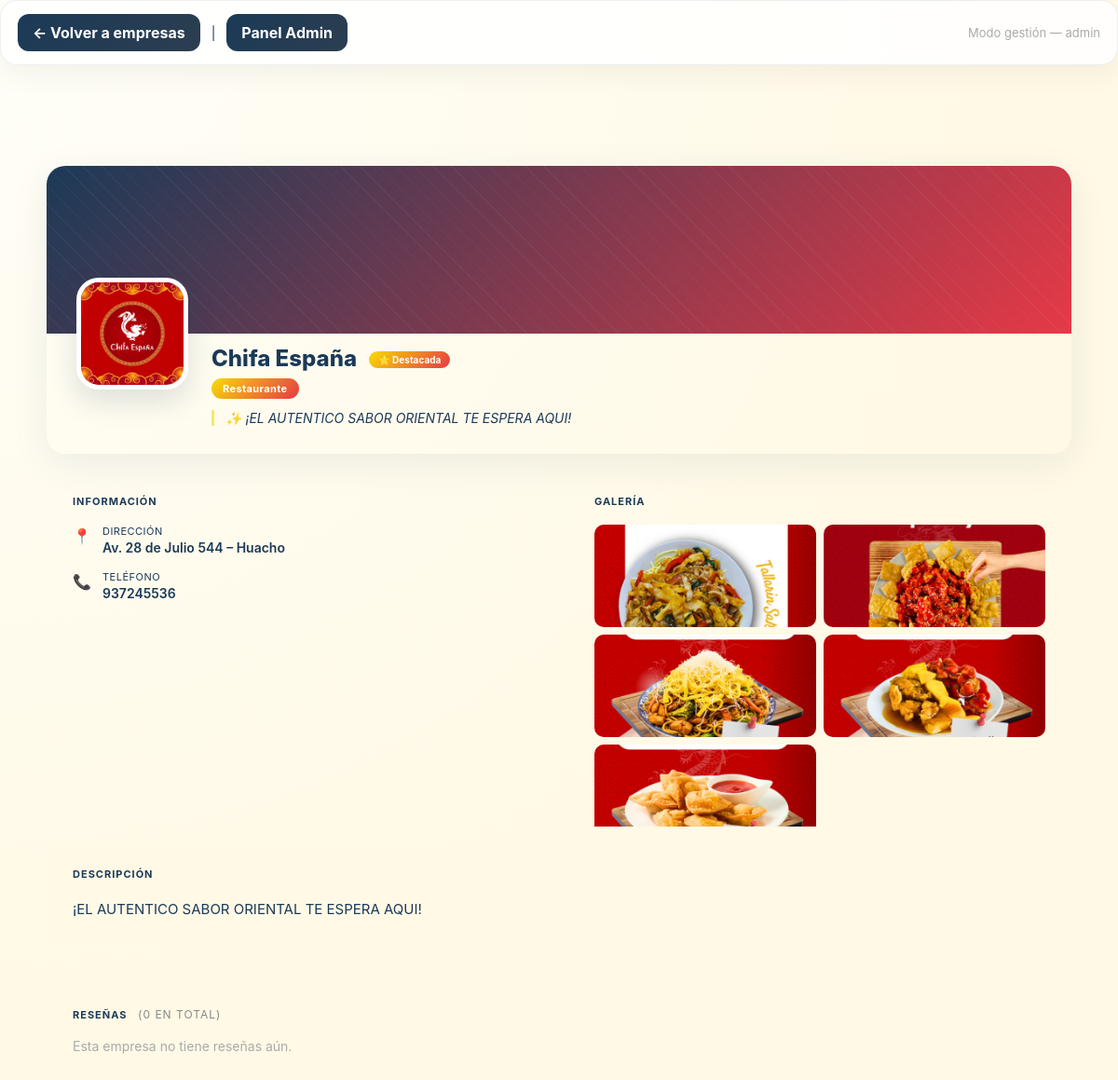
/login/gestionar_resenas.php?empresa=13 (signed in), run on the app's committed database.
### tables this page shows
CREATE TABLE `empresas` (
  `id_empresa` int(11) NOT NULL,
  `logo` varchar(255) DEFAULT NULL,
  `nombre` varchar(150) NOT NULL,
  `slug` varchar(255) DEFAULT NULL,
  `email` varchar(100) DEFAULT NULL,
  `telefono` varchar(20) DEFAULT NULL,
  `direccion` varchar(200) DEFAULT NULL,
  `id_categoria` int(11) DEFAULT NULL,
  `fecha_registro` timestamp NOT NULL DEFAULT current_timestamp(),
  `horario` varchar(100) DEFAULT NULL,
  `descripcion` text DEFAULT NULL,
  `ubicacion_link` varchar(500) DEFAULT NULL,
  `link_empresa` varchar(255) DEFAULT NULL,
  `vistas` int(11) DEFAULT 0,
  `destacada` tinyint(1) DEFAULT 0,
  `facebook` varchar(255) DEFAULT NULL,
  `clics_whatsapp` int(11) DEFAULT 0
);

CREATE TABLE `categorias` (
  `id_categoria` int(11) NOT NULL,
  `nombre` varchar(100) NOT NULL,
  `slug` varchar(255) DEFAULT NULL,
  `descripcion` text DEFAULT NULL,
  `icono` varchar(50) DEFAULT 'bi-briefcase',
  `orden` int(11) NOT NULL DEFAULT 0
);

### login/gestionar_resenas.php (the view, shortened to what this page needs)
<?php include '../db.php'; ?>
<?php
$id_empresa = intval($_GET['empresa'] ?? 0);
    ?>
    <?php
$stmt_emp = $conexion->prepare("
    SELECT e.*, c.nombre AS categoria
    FROM empresas e
    JOIN categorias c ON e.id_categoria = c.id_categoria
    WHERE e.id_empresa = ?
");
$stmt_emp->bind_param("i", $id_empresa);
$stmt_emp->execute();
$res = $stmt_emp->get_result();
$fila = $res->fetch_assoc();
$logo = !empty($fila['logo']) ? htmlspecialchars($fila['logo']) : null;
$telefono = $fila['telefono'] ?? null;
$numero = $telefono ? preg_replace('/[^0-9]/', '', $telefono) : null;
$stmt_fotos = $conexion->prepare("SELECT foto FROM empresa_galeria WHERE id_empresa = ? ORDER BY orden ASC, id_foto ASC");
$stmt_fotos->bind_param("i", $id_empresa);
$stmt_fotos->execute();
$fotos_q = $stmt_fotos->get_result();
$fotos_arr = [];
if ($fotos_q && $fotos_q->num_rows > 0)
    while ($f = $fotos_q->fetch_assoc())
        $fotos_arr[] = $f['foto'];
$stmt_resenas = $conexion->prepare("SELECT * FROM resenas WHERE id_empresa = ? ORDER BY fecha DESC");
$stmt_resenas->bind_param("i", $id_empresa);
$stmt_resenas->execute();
$resenas_q = $stmt_resenas->get_result();
$total_resenas = $resenas_q ? $resenas_q->num_rows : 0;
$resenas_arr = [];
?>
<!DOCTYPE html>
<html lang="es">
<head>
    <link rel="stylesheet" href="<?= APP_URL ?>/assets/css/style.css?v=<?= filemtime(__DIR__ . '/../assets/css/style.css') ?>">
    <link rel="stylesheet" href="https://cdn.jsdelivr.net/npm/bootstrap-icons@1.11.3/font/bootstrap-icons.min.css">
</head>
<body>
    <div class="admin-topbar">
        <a href="gestionar_resenas.php">← Volver a empresas</a>
        <span>|</span>
        <a href="admin.php">Panel Admin</a>
        <span style="margin-left:auto;color:#aaa;font-size:13px;">
            Modo gestión — <?= htmlspecialchars($_SESSION['usuario']) ?>
        </span>
    </div>
    <section class="empresas-page-section">
        <div class="container">
            <div class="perfil-wrapper">
                <div class="perfil-hero">
                    <div class="perfil-banner"></div>
                    <div class="perfil-hero-body">
                        <?php if ($logo): ?>
                            <img class="perfil-logo" src="<?= APP_URL ?>/assets/img/<?= $logo ?>"
                                alt="<?= htmlspecialchars($fila['nombre']) ?>">
                        <?php else: ?>
                            <div class="perfil-logo logo-placeholder" style="width:90px;height:90px;font-size:32px;">
                                <?= mb_strtoupper(mb_substr($fila['nombre'], 0, 1)) ?>
                            </div>
                        <?php endif; ?>
                        <div class="perfil-hero-info">
                            <div class="perfil-hero-top">
                                <div>
                                    <h2 class="perfil-nombre">
                                        <?= htmlspecialchars($fila['nombre']) ?>
                                        <?php if ($fila['destacada']): ?>
                                            <span class="badge-destacada">⭐ Destacada</span>
                                        <?php endif; ?>
                                    </h2>
                                    <span class="empresa-card-badge"><?= htmlspecialchars($fila['categoria']) ?></span>
                                </div>
                            </div>
                            <?php if (!empty($fila['descripcion'])): ?>
                                <p class="perfil-slogan">✨
                                    <?= htmlspecialchars(mb_strimwidth($fila['descripcion'], 0, 100, '…')) ?>
                                </p>
                            <?php endif; ?>
                        </div>
                    </div>
                </div>
                <div class="perfil-body">
                    <div class="perfil-info-card">
                        <p class="perfil-section-label">Información</p>
                        <div class="perfil-datos">
                            <?php if (!empty($fila['direccion'])): ?>
                                <div class="perfil-dato-item">
                                    <span class="perfil-dato-icon">📍</span>
                                    <div>
                                        <span class="perfil-dato-label">Dirección</span>
                                        <span class="perfil-dato-valor"><?= htmlspecialchars($fila['direccion']) ?></span>
                                    </div>
                                </div>
                            <?php endif; ?>
                            <?php if ($numero): ?>
                                <div class="perfil-dato-item">
                                    <span class="perfil-dato-icon">📞</span>
                                    <div>
                                        <span class="perfil-dato-label">Teléfono</span>
                                        <span class="perfil-dato-valor"><?= $numero ?></span>
                                    </div>
                                </div>
                            <?php endif; ?>
                        </div>
                    </div>
                    <?php if (count($fotos_arr) > 0): ?>
                        <div class="perfil-galeria-card">
                            <p class="perfil-section-label">Galería</p>
                            <div class="perfil-galeria-grid">
                                <?php foreach ($fotos_arr as $foto): ?>
                                    <img src="<?= APP_URL ?>/assets/img/empresascarrusel/<?= htmlspecialchars($foto) ?>"
                                        alt="Foto" class="perfil-galeria-foto">
                                <?php endforeach; ?>
                            </div>
                        </div>
                    <?php endif; ?>
                </div>
                <?php if (!empty($fila['descripcion'])): ?>
                    <div class="perfil-descripcion">
                        <p class="perfil-section-label">Descripción</p>
                        <p class="perfil-descripcion-texto"><?= nl2br(htmlspecialchars($fila['descripcion'])) ?></p>
                    </div>
                <?php endif; ?>
                <div class="perfil-resenas" id="resenas">
                    <p class="perfil-section-label">
                        Reseñas
                        <span style="font-size:12px;color:#888;font-weight:400;margin-left:8px;">
                            (<?= $total_resenas ?> en total)
                        </span>
                    </p>
                    <?php if (count($resenas_arr) > 0): ?>
                        <div class="resenas-lista">
                            <?php foreach ($resenas_arr as $r): ?>
                                <div class="resena-item">
                                    <div class="resena-header">
                                        <div class="resena-avatar"><?= mb_strtoupper(mb_substr($r['nombre_autor'], 0, 1)) ?>
                                        </div>
                                        <div>
                                            <strong><?= htmlspecialchars($r['nombre_autor']) ?></strong>
                                            <div class="estrellas-display small">
                                                <?php for ($i = 1; $i <= 5; $i++): ?>
                                                    <span
                                                        class="<?= $i <= $r['estrellas'] ? 'estrella-llena' : 'estrella-vacia' ?>">★</span>
                                                <?php endfor; ?>
                                            </div>
                                        </div>
                                        <span class="resena-fecha"><?= date('d/m/Y', strtotime($r['fecha'])) ?></span>
                                    </div>
                                    <p class="resena-comentario"><?= nl2br(htmlspecialchars($r['comentario'])) ?></p>
                                    <button class="btn btn-danger"
                                        onclick="eliminarResena(<?= $r['id_resena'] ?>, <?= $id_empresa ?>, this)"
                                        style="font-size:11px !important; padding: 6px 15px !important; margin-top: 10px;">
                                        <i class="bi bi-trash3"></i> Eliminar reseña
                                    </button>
                                </div>
                            <?php endforeach; ?>
                        </div>
                    <?php else: ?>
                        <p style="color:#aaa;font-size:14px;">Esta empresa no tiene reseñas aún.</p>
                    <?php endif; ?>
                </div>
            </div>
        </div>
    </section>
</body>
</html>

### data on the page
empresas: logo (picture), nombre "Chifa España", id_categoria.nombre "Restaurante", descripcion "¡EL AUTENTICO SABOR ORIENTAL TE ESPERA AQUI!", direccion "Av. 28 de Julio 544 – Huacho", telefono "937245536", clics_whatsapp "0"

### other printed values
$_SESSION['usuario'] "admin"
